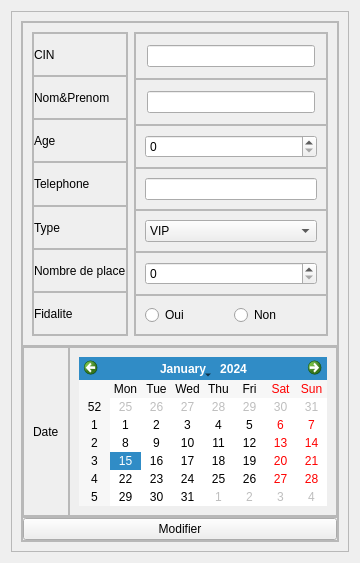
       <widget class="QWidget" name="tab_3">
        <attribute name="title">
         <string>Modifier</string>
        </attribute>
        <layout class="QVBoxLayout" name="verticalLayout_28">
         <item>
          <widget class="QFrame" name="frame_30">
           <property name="frameShape">
            <enum>QFrame::StyledPanel</enum>
           </property>
           <property name="frameShadow">
            <enum>QFrame::Raised</enum>
           </property>
           <layout class="QVBoxLayout" name="verticalLayout_63">
            <item>
             <widget class="QFrame" name="frame_31">
              <property name="frameShape">
               <enum>QFrame::StyledPanel</enum>
              </property>
              <property name="frameShadow">
               <enum>QFrame::Raised</enum>
              </property>
              <layout class="QVBoxLayout" name="verticalLayout_44">
               <property name="spacing">
                <number>0</number>
               </property>
               <property name="leftMargin">
                <number>0</number>
               </property>
               <property name="topMargin">
                <number>0</number>
               </property>
               <property name="rightMargin">
                <number>0</number>
               </property>
               <property name="bottomMargin">
                <number>0</number>
               </property>
               <item alignment="Qt::AlignTop">
                <widget class="QFrame" name="frame_48">
                 <property name="frameShape">
                  <enum>QFrame::StyledPanel</enum>
                 </property>
                 <property name="frameShadow">
                  <enum>QFrame::Raised</enum>
                 </property>
                 <layout class="QHBoxLayout" name="horizontalLayout_8">
                  <item>
                   <widget class="QFrame" name="frame_49">
                    <property name="frameShape">
                     <enum>QFrame::StyledPanel</enum>
                    </property>
                    <property name="frameShadow">
                     <enum>QFrame::Raised</enum>
                    </property>
                    <layout class="QVBoxLayout" name="verticalLayout_45">
                     <property name="spacing">
                      <number>0</number>
                     </property>
                     <property name="leftMargin">
                      <number>0</number>
                     </property>
                     <property name="topMargin">
                      <number>0</number>
                     </property>
                     <property name="rightMargin">
                      <number>0</number>
                     </property>
                     <property name="bottomMargin">
                      <number>0</number>
                     </property>
                     <item>
                      <widget class="QFrame" name="frame_50">
                       <property name="frameShape">
                        <enum>QFrame::StyledPanel</enum>
                       </property>
                       <property name="frameShadow">
                        <enum>QFrame::Raised</enum>
                       </property>
                       <layout class="QVBoxLayout" name="verticalLayout_46">
                        <property name="spacing">
                         <number>0</number>
                        </property>
                        <property name="leftMargin">
                         <number>0</number>
                        </property>
                        <property name="topMargin">
                         <number>0</number>
                        </property>
                        <property name="rightMargin">
                         <number>0</number>
                        </property>
                        <property name="bottomMargin">
                         <number>0</number>
                        </property>
                        <item>
                         <widget class="QLabel" name="label_16">
                          <property name="text">
                           <string>CIN</string>
                          </property>
                         </widget>
                        </item>
                       </layout>
                      </widget>
                     </item>
                     <item>
                      <widget class="QFrame" name="frame_51">
                       <property name="frameShape">
                        <enum>QFrame::StyledPanel</enum>
                       </property>
                       <property name="frameShadow">
                        <enum>QFrame::Raised</enum>
                       </property>
                       <layout class="QVBoxLayout" name="verticalLayout_47">
                        <property name="spacing">
                         <number>0</number>
                        </property>
                        <property name="leftMargin">
                         <number>0</number>
                        </property>
                        <property name="topMargin">
                         <number>0</number>
                        </property>
                        <property name="rightMargin">
                         <number>0</number>
                        </property>
                        <property name="bottomMargin">
                         <number>0</number>
                        </property>
                        <item>
                         <widget class="QLabel" name="label_17">
                          <property name="text">
                           <string>Nom&amp;Prenom</string>
                          </property>
                         </widget>
                        </item>
                       </layout>
                      </widget>
                     </item>
                     <item>
                      <widget class="QFrame" name="frame_52">
                       <property name="frameShape">
                        <enum>QFrame::StyledPanel</enum>
                       </property>
                       <property name="frameShadow">
                        <enum>QFrame::Raised</enum>
                       </property>
                       <layout class="QVBoxLayout" name="verticalLayout_48">
                        <property name="spacing">
                         <number>0</number>
                        </property>
                        <property name="leftMargin">
                         <number>0</number>
                        </property>
                        <property name="topMargin">
                         <number>0</number>
                        </property>
                        <property name="rightMargin">
                         <number>0</number>
                        </property>
                        <property name="bottomMargin">
                         <number>0</number>
                        </property>
                        <item>
                         <widget class="QLabel" name="label_18">
                          <property name="text">
                           <string>Age</string>
                          </property>
                         </widget>
                        </item>
                       </layout>
                      </widget>
                     </item>
                     <item>
                      <widget class="QFrame" name="frame_53">
                       <property name="frameShape">
                        <enum>QFrame::StyledPanel</enum>
                       </property>
                       <property name="frameShadow">
                        <enum>QFrame::Raised</enum>
                       </property>
                       <layout class="QVBoxLayout" name="verticalLayout_49">
                        <property name="spacing">
                         <number>0</number>
                        </property>
                        <property name="leftMargin">
                         <number>0</number>
                        </property>
                        <property name="topMargin">
                         <number>0</number>
                        </property>
                        <property name="rightMargin">
                         <number>0</number>
                        </property>
                        <property name="bottomMargin">
                         <number>0</number>
                        </property>
                        <item>
                         <widget class="QLabel" name="label_19">
                          <property name="text">
                           <string>Telephone</string>
                          </property>
                         </widget>
                        </item>
                       </layout>
                      </widget>
                     </item>
                     <item>
                      <widget class="QFrame" name="frame_54">
                       <property name="frameShape">
                        <enum>QFrame::StyledPanel</enum>
                       </property>
                       <property name="frameShadow">
                        <enum>QFrame::Raised</enum>
                       </property>
                       <layout class="QVBoxLayout" name="verticalLayout_50">
                        <property name="spacing">
                         <number>0</number>
                        </property>
                        <property name="leftMargin">
                         <number>0</number>
                        </property>
                        <property name="topMargin">
                         <number>0</number>
                        </property>
                        <property name="rightMargin">
                         <number>0</number>
                        </property>
                        <property name="bottomMargin">
                         <number>0</number>
                        </property>
                        <item>
                         <widget class="QLabel" name="label_20">
                          <property name="text">
                           <string>Type</string>
                          </property>
                         </widget>
                        </item>
                       </layout>
                      </widget>
                     </item>
                     <item>
                      <widget class="QFrame" name="frame_55">
                       <property name="frameShape">
                        <enum>QFrame::StyledPanel</enum>
                       </property>
                       <property name="frameShadow">
                        <enum>QFrame::Raised</enum>
                       </property>
                       <layout class="QVBoxLayout" name="verticalLayout_51">
                        <property name="spacing">
                         <number>0</number>
                        </property>
                        <property name="leftMargin">
                         <number>0</number>
                        </property>
                        <property name="topMargin">
                         <number>0</number>
                        </property>
                        <property name="rightMargin">
                         <number>0</number>
                        </property>
                        <property name="bottomMargin">
                         <number>0</number>
                        </property>
                        <item>
                         <widget class="QLabel" name="label_21">
                          <property name="text">
                           <string>Nombre de place</string>
                          </property>
                         </widget>
                        </item>
                       </layout>
                      </widget>
                     </item>
                     <item>
                      <widget class="QFrame" name="frame_56">
                       <property name="frameShape">
                        <enum>QFrame::StyledPanel</enum>
                       </property>
                       <property name="frameShadow">
                        <enum>QFrame::Raised</enum>
                       </property>
                       <layout class="QVBoxLayout" name="verticalLayout_52">
                        <property name="spacing">
                         <number>0</number>
                        </property>
                        <property name="leftMargin">
                         <number>0</number>
                        </property>
                        <property name="topMargin">
                         <number>0</number>
                        </property>
                        <property name="rightMargin">
                         <number>0</number>
                        </property>
                        <property name="bottomMargin">
                         <number>0</number>
                        </property>
                        <item>
                         <widget class="QLabel" name="label_22">
                          <property name="text">
                           <string>Fidalite</string>
                          </property>
                         </widget>
                        </item>
                       </layout>
                      </widget>
                     </item>
                    </layout>
                   </widget>
                  </item>
                  <item>
                   <widget class="QFrame" name="frame_57">
                    <property name="frameShape">
                     <enum>QFrame::StyledPanel</enum>
                    </property>
                    <property name="frameShadow">
                     <enum>QFrame::Raised</enum>
                    </property>
                    <layout class="QVBoxLayout" name="verticalLayout_53">
                     <property name="spacing">
                      <number>0</number>
                     </property>
                     <property name="leftMargin">
                      <number>0</number>
                     </property>
                     <property name="topMargin">
                      <number>0</number>
                     </property>
                     <property name="rightMargin">
                      <number>0</number>
                     </property>
                     <property name="bottomMargin">
                      <number>0</number>
                     </property>
                     <item>
                      <widget class="QFrame" name="frame_58">
                       <property name="frameShape">
                        <enum>QFrame::StyledPanel</enum>
                       </property>
                       <property name="frameShadow">
                        <enum>QFrame::Raised</enum>
                       </property>
                       <layout class="QVBoxLayout" name="verticalLayout_54" stretch="0">
                        <property name="spacing">
                         <number>11</number>
                        </property>
                        <property name="leftMargin">
                         <number>11</number>
                        </property>
                        <property name="topMargin">
                         <number>11</number>
                        </property>
                        <property name="rightMargin">
                         <number>11</number>
                        </property>
                        <property name="bottomMargin">
                         <number>11</number>
                        </property>
                        <item>
                         <widget class="QLineEdit" name="Cin_M"/>
                        </item>
                       </layout>
                      </widget>
                     </item>
                     <item>
                      <widget class="QFrame" name="frame_59">
                       <property name="frameShape">
                        <enum>QFrame::StyledPanel</enum>
                       </property>
                       <property name="frameShadow">
                        <enum>QFrame::Raised</enum>
                       </property>
                       <layout class="QVBoxLayout" name="verticalLayout_55">
                        <property name="leftMargin">
                         <number>11</number>
                        </property>
                        <property name="topMargin">
                         <number>11</number>
                        </property>
                        <property name="rightMargin">
                         <number>11</number>
                        </property>
                        <property name="bottomMargin">
                         <number>11</number>
                        </property>
                        <item>
                         <widget class="QLineEdit" name="NomPrenom_M"/>
                        </item>
                       </layout>
                      </widget>
                     </item>
                     <item>
                      <widget class="QFrame" name="frame_60">
                       <property name="frameShape">
                        <enum>QFrame::StyledPanel</enum>
                       </property>
                       <property name="frameShadow">
                        <enum>QFrame::Raised</enum>
                       </property>
                       <layout class="QVBoxLayout" name="verticalLayout_56">
                        <item>
                         <widget class="QSpinBox" name="Age_M"/>
                        </item>
                       </layout>
                      </widget>
                     </item>
                     <item>
                      <widget class="QFrame" name="frame_61">
                       <property name="frameShape">
                        <enum>QFrame::StyledPanel</enum>
                       </property>
                       <property name="frameShadow">
                        <enum>QFrame::Raised</enum>
                       </property>
                       <layout class="QVBoxLayout" name="verticalLayout_57">
                        <item>
                         <widget class="QLineEdit" name="Tel_M"/>
                        </item>
                       </layout>
                      </widget>
                     </item>
                     <item>
                      <widget class="QFrame" name="frame_62">
                       <property name="frameShape">
                        <enum>QFrame::StyledPanel</enum>
                       </property>
                       <property name="frameShadow">
                        <enum>QFrame::Raised</enum>
                       </property>
                       <layout class="QVBoxLayout" name="verticalLayout_58">
                        <item>
                         <widget class="QComboBox" name="Type_M">
                          <item>
                           <property name="text">
                            <string>VIP</string>
                           </property>
                          </item>
                          <item>
                           <property name="text">
                            <string>Normal</string>
                           </property>
                          </item>
                         </widget>
                        </item>
                       </layout>
                      </widget>
                     </item>
                     <item>
                      <widget class="QFrame" name="frame_63">
                       <property name="frameShape">
                        <enum>QFrame::StyledPanel</enum>
                       </property>
                       <property name="frameShadow">
                        <enum>QFrame::Raised</enum>
                       </property>
                       <layout class="QVBoxLayout" name="verticalLayout_59">
                        <item>
                         <widget class="QSpinBox" name="Nb_Place_M"/>
                        </item>
                       </layout>
                      </widget>
                     </item>
                     <item>
                      <widget class="QFrame" name="frame_64">
                       <property name="frameShape">
                        <enum>QFrame::StyledPanel</enum>
                       </property>
                       <property name="frameShadow">
                        <enum>QFrame::Raised</enum>
                       </property>
                       <layout class="QHBoxLayout" name="horizontalLayout_9">
                        <item>
                         <widget class="QRadioButton" name="Oui_M">
                          <property name="text">
                           <string>Oui</string>
                          </property>
                         </widget>
                        </item>
                        <item>
                         <widget class="QRadioButton" name="Non_M">
                          <property name="text">
                           <string>Non</string>
                          </property>
                         </widget>
                        </item>
                       </layout>
                      </widget>
                     </item>
                    </layout>
                   </widget>
                  </item>
                 </layout>
                </widget>
               </item>
               <item>
                <widget class="QFrame" name="frame_65">
                 <property name="frameShape">
                  <enum>QFrame::StyledPanel</enum>
                 </property>
                 <property name="frameShadow">
                  <enum>QFrame::Raised</enum>
                 </property>
                 <layout class="QHBoxLayout" name="horizontalLayout_10">
                  <property name="spacing">
                   <number>0</number>
                  </property>
                  <property name="leftMargin">
                   <number>0</number>
                  </property>
                  <property name="topMargin">
                   <number>0</number>
                  </property>
                  <property name="rightMargin">
                   <number>0</number>
                  </property>
                  <property name="bottomMargin">
                   <number>0</number>
                  </property>
                  <item>
                   <widget class="QFrame" name="frame_66">
                    <property name="frameShape">
                     <enum>QFrame::StyledPanel</enum>
                    </property>
                    <property name="frameShadow">
                     <enum>QFrame::Raised</enum>
                    </property>
                    <layout class="QVBoxLayout" name="verticalLayout_60">
                     <item>
                      <widget class="QLabel" name="label_23">
                       <property name="text">
                        <string>Date</string>
                       </property>
                      </widget>
                     </item>
                    </layout>
                   </widget>
                  </item>
                  <item>
                   <widget class="QFrame" name="frame_67">
                    <property name="frameShape">
                     <enum>QFrame::StyledPanel</enum>
                    </property>
                    <property name="frameShadow">
                     <enum>QFrame::Raised</enum>
                    </property>
                    <layout class="QVBoxLayout" name="verticalLayout_61">
                     <item>
                      <widget class="QCalendarWidget" name="calendarWidget_M"/>
                     </item>
                    </layout>
                   </widget>
                  </item>
                 </layout>
                </widget>
               </item>
               <item alignment="Qt::AlignBottom">
                <widget class="QFrame" name="frame_68">
                 <property name="frameShape">
                  <enum>QFrame::StyledPanel</enum>
                 </property>
                 <property name="frameShadow">
                  <enum>QFrame::Raised</enum>
                 </property>
                 <layout class="QVBoxLayout" name="verticalLayout_62">
                  <property name="spacing">
                   <number>0</number>
                  </property>
                  <property name="leftMargin">
                   <number>0</number>
                  </property>
                  <property name="topMargin">
                   <number>0</number>
                  </property>
                  <property name="rightMargin">
                   <number>0</number>
                  </property>
                  <property name="bottomMargin">
                   <number>0</number>
                  </property>
                  <item alignment="Qt::AlignBottom">
                   <widget class="QPushButton" name="Modifier">
                    <property name="text">
                     <string>Modifier</string>
                    </property>
                   </widget>
                  </item>
                 </layout>
                </widget>
               </item>
              </layout>
             </widget>
            </item>
           </layout>
          </widget>
         </item>
        </layout>
       </widget>
